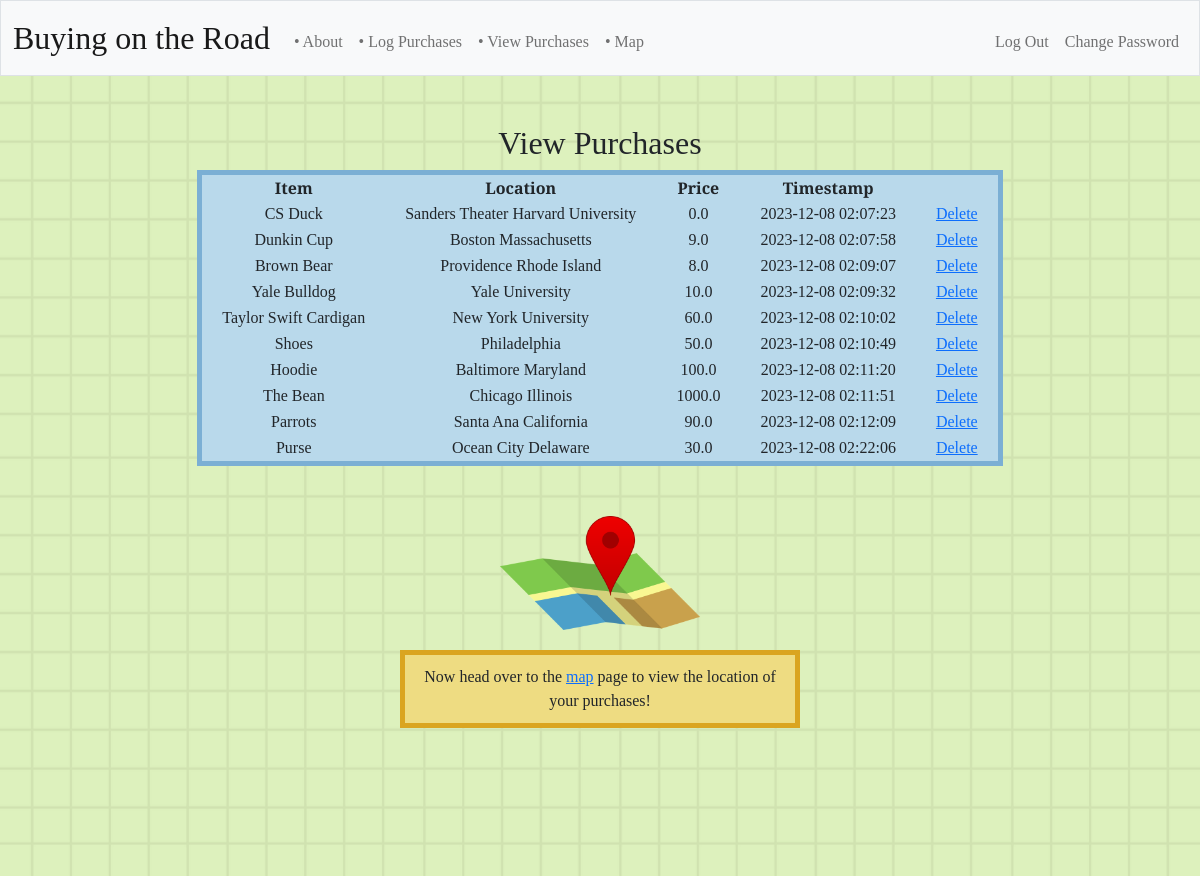
Screenshot of /view_purchases (signed in) with the database file from the repository.
### tables this page shows
CREATE TABLE purchases (
            id INTEGER PRIMARY KEY,
            user_id INTEGER NOT NULL,
            item TEXT NOT NULL,
            location INTEGER NOT NULL,
            price REAL NOT NULL,
            timestamp DATETIME DEFAULT
        CURRENT_TIMESTAMP, latitude REAL, longitude REAL);

### app.py (the view)
@app.route("/view_purchases")
@login_required
def view_purchases():
    user_id = session["user_id"]
    purchases = db.execute("SELECT * FROM purchases WHERE user_id = ?", user_id)
    return render_template("view_purchases.html", purchases=purchases)

### app.py (called while the page is built)
@app.after_request
def after_request(response):
    response.headers["Cache-Control"] = "no-cache, no-store, must-revalidate"
    response.headers["Expires"] = 0
    response.headers["Pragma"] = "no-cache"
    return response

### helpers.py (called while the page is built)
def login_required(f):
    @wraps(f)
    def decorated_function(*args, **kwargs):
        if session.get("user_id") is None:
            return redirect("/login")
        return f(*args, **kwargs)
    return decorated_function

### templates/view_purchases.html
{% extends "layout.html" %}
{% block main %}
    <h2>View Purchases</h2>
    <table class="table-center">
        <thead>
            <tr>
                <th class="table-th">Item</th>
                <th class="table-th">Location</th>
                <th class="table-th">Price</th>
                <th class="table-th">Timestamp</th>
            </tr>
        </thead>
        <tbody>
            {% for purchase in purchases %}
                <tr>
                    <td class="table-td">{{ purchase.item }}</td>
                    <td class="table-td">{{ purchase.location }}</td>
                    <td class="table-td">{{ purchase.price }}</td>
                    <td class="table-td">{{ purchase.timestamp }}</td>
                    <td class="table-td">
                        <a href="{{ url_for('delete_purchase', purchase_id=purchase.id) }}">Delete</a>
                    </td>
                </tr>
            {% endfor %}
        </tbody>
    </table>
<div class="directions-container">
    <img src="/static/pin.png" id="pin">
    <p class="directions">Now head over to the <a href="/map">map</a> page to view the location of your purchases!</p>
</div>
{% endblock %}

### templates/layout.html (shortened to what this page needs)
<!DOCTYPE html>
<html lang="en">
    <head>
        <link href="https://cdn.jsdelivr.net/npm/bootstrap@5.1.3/dist/css/bootstrap.min.css" rel="stylesheet">
        <link href="https://cdn.jsdelivr.net/npm/bootstrap@5.3.2/dist/css/bootstrap.min.css" rel="stylesheet">
        <link href="/static/styles.css" rel="stylesheet">
    </head>
    <body>
        <div class="background-image">
            <nav class="bg-light border navbar navbar-expand-md navbar-light">
                <div class="container-fluid">
                    <a class="navbar-brand" href="/">Buying on the Road</a>
                    <div class="collapse navbar-collapse" id="navbar">
                        {% if session["user_id"] %}
                            <ul class="navbar-nav me-auto mt-2">
                                <li class="nav-item"><a class="nav-link" href="/">• About</a></li>
                                <li class="nav-item"><a class="nav-link" href="/log_purchase">• Log Purchases</a></li>
                            <li class="nav-item"><a class="nav-link" href="/view_purchases">• View Purchases</a></li>
                                <li class="nav-item"><a class="nav-link" href="/map">• Map</a></li>
                            </ul>
                            <ul class="navbar-nav ms-auto mt-2">
                                <li class="nav-item"><a class="nav-link" href="/logout">Log Out</a></li>
                                <li class="nav-item"><a class="nav-link" href="/change_password">Change Password</a></li>
                            </ul>
                        {% else %}
                            <ul class="navbar-nav ms-auto mt-2">
                                <li class="nav-item"><a class="nav-link" href="/register">Register</a></li>
                                <li class="nav-item"><a class="nav-link" href="/login">Log In</a></li>
                            </ul>
                        {% endif %}
                    </div>
                </div>
            </nav>
            <main class="container-fluid py-5 text-center">
                {% block main %}{% endblock %}
            </main>
        </div>
        </body>
</html>

### static/styles.css (style rules this page uses)
body, html { height: 100%; margin: 0; padding: 0; }
body { background-image: url('/static/background.png'); background-size: cover; background-position: center; background-attachment: fixed; }
nav .navbar-brand { font-size: xx-large; font-family: 'Hedvig Letters Serif', serif; }
.nav-item, h1, h2 { font-family: 'Hedvig Letters Serif', serif; }
p, button, label, input, td, th { font-family: 'Libre Baskerville', serif; }
.background-image { background-image: url('/static/background.png'); background-size: cover; background-position: center; background-attachment: fixed; }
.container-fluid.py-5.text-center { min-height: 100vh; }
th, td { padding-right: 20px; padding-left: 20px; }
.table-center { margin-left: auto; margin-right: auto; background-color: #B9D9EB; border-style: solid; border-width: 5px; border-color: #7BAFD4; margin-bottom: 50px; }
.directions { background-color: #EEDC82; border-style: solid; border-width: 5px; border-color: #DAA520; padding: 10px; margin-top: 20px; }
.directions-container { text-align: center; max-width: 400px; margin: auto; }
#pin { max-height: 50%; max-width: 50%; }

### rows the page displays
purchases: item "CS Duck", location "Sanders Theater Harvard University", price "0.0", timestamp "2023-12-08 02:07:23"
purchases: item "Dunkin Cup", location "Boston Massachusetts", price "9.0", timestamp "2023-12-08 02:07:58"
purchases: item "Brown Bear", location "Providence Rhode Island", price "8.0", timestamp "2023-12-08 02:09:07"
purchases: item "Yale Bulldog", location "Yale University", price "10.0", timestamp "2023-12-08 02:09:32"
purchases: item "Taylor Swift Cardigan", location "New York University", price "60.0", timestamp "2023-12-08 02:10:02"
purchases: item "Shoes", location "Philadelphia", price "50.0", timestamp "2023-12-08 02:10:49"
purchases: item "Hoodie", location "Baltimore Maryland", price "100.0", timestamp "2023-12-08 02:11:20"
purchases: item "The Bean", location "Chicago Illinois", price "1000.0", timestamp "2023-12-08 02:11:51"
purchases: item "Parrots", location "Santa Ana California", price "90.0", timestamp "2023-12-08 02:12:09"
purchases: item "Purse", location "Ocean City Delaware", price "30.0", timestamp "2023-12-08 02:22:06"
